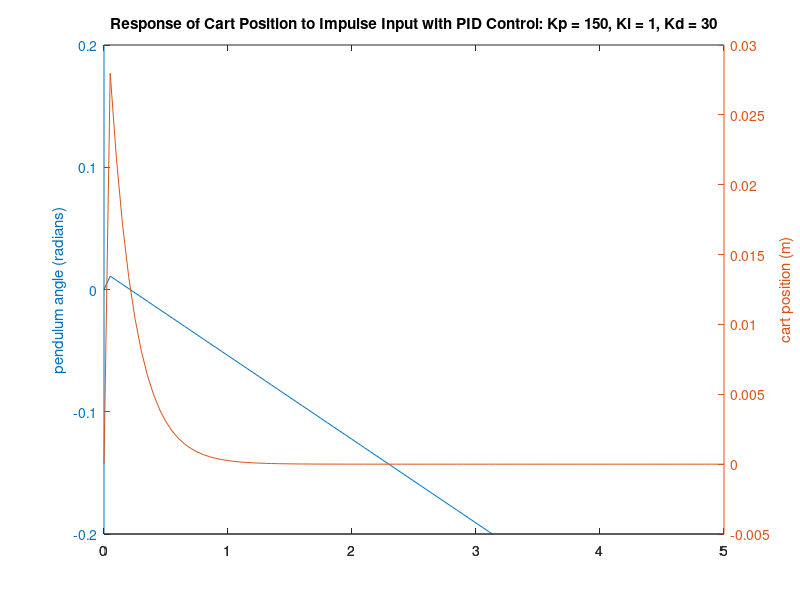

MATLAB code for this plot:
M = 0.5;
m = 0.2;
b = 0.1;
I = 0.006;
l = 0.3;
g = 9.8;
q = (I+m*l*l)*(M+m) - (m*l)^2;

s = tf('s');

P_pend = ((m*l*s^2)/q)/(s^4 + (b*(I+m*l*l)*s^3)/q - ((M+m)*m*g*l*s^2)/q - b*m*g*l*s/q);
P_cart = (((I+m*l*l)*s^2-m*g*l)/q)/(s^4 + (b*(I+m*l*l)*s^3)/q - ((M+m)*m*g*l*s^2)/q - b*m*g*l*s/q);

Kp = 150;
Ki = 1;
Kd = 30;
C = pid(Kp,Ki,Kd);
sys_tf1 = feedback(1,P_pend*C)*P_cart;
sys_tf2 = feedback(P_pend,C);

t = 0:0.05:5;

[AX,H1,H2] = plotyy(t,impulse(sys_tf1,t),t,impulse(sys_tf2,t),'plot');
set(get(AX(2),'Ylabel'),'String','cart position (m)')
set(get(AX(1),'Ylabel'),'String','pendulum angle (radians)')
axis([0 5 -0.2 0.2]);
title('Response of Cart Position to Impulse Input with PID Control: Kp = 150, Ki = 1, Kd = 30');